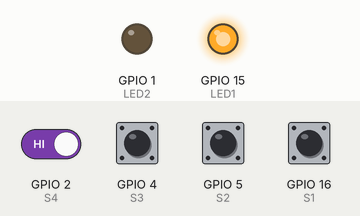
Bench run of a sketch on a simulated ESP8266 (NodeMCU). Parts: output pins drawn as LEDs (lit = HIGH). The inputs (shaded band) are chosen by the test bench; at power-on: GPIO 2 (S4), GPIO 4 (S3), GPIO 5 (S2), GPIO 16 (S1) HIGH. WiFi joins after 1.5 s; servers stay silent unless stated; what the sketch prints to the serial monitor is not drawn.

Above: at 0.1 s.
At 2.5 s:
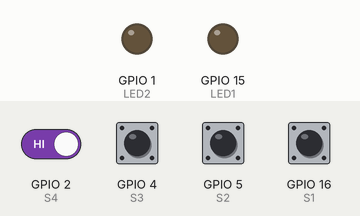
2.6 s: GPIO 2 (S4) driven LOW
At 5.4 s:
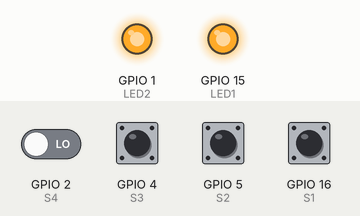
Timing chart, 0 to 6.9 s (numbered marks = the images above; inputs shaded):
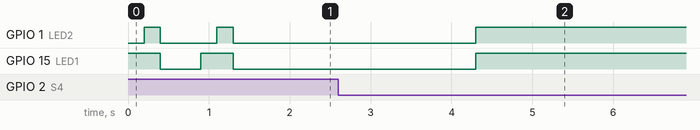

The sketch:

4_ch_toggle_feedback_blynk.ino
```cpp
//MAKE SURE YOU INSTALL BLYNK AND ESP8266 LIBRARIES
//PROGRAM THE BOARD FIRST AND THEN CONNECT THE WIRES TO AVOID ANY ERROR DURING PROGRAMING
// FOR PROPER WORKING, SWITCH OFF THE ALL BUTTONS AND THEN POWER THE BOARD


#include <ESP8266WiFi.h>
#include <WiFiClient.h>
#include <BlynkSimpleEsp8266.h>
BlynkTimer timer;


//connect switch to following pin

#define S1 16  //D0
#define S2 5   //D1
#define S3 4   //D2
#define S4 2   //D4


//connect relay to following pin

#define R1  3//RX
#define R2  14//D5
#define R3  12//D6
#define R4  13//D7


//connect led's to following pin

#define LED1 15 //D8
#define LED2 1  //RX


int MODE = 0;


// Your WiFi credentials.
// Set password to "" for open networks.
char ssid[] = "ap";   //ENTER YOUR WIFI NAME
char pass[] = "12345678";   // ENTER YOUR WIFI PASSWORD

// You should get Auth Token in the Blynk App.
// Go to the Project Settings (nut icon).
char auth[] = "VCUyGVm0sd4ONXuZi8M2etgZQ6Qw4lfF";  //ENTER YOUR AUTH. TOKEN


int switch_ON_Flag1_previous_I = 0;
int switch_ON_Flag2_previous_I = 0;
int switch_ON_Flag3_previous_I = 0;
int switch_ON_Flag4_previous_I = 0;


BLYNK_WRITE(V1)
{
  int pinValue = param.asInt(); // assigning incoming value from pin V12 to a variable
  digitalWrite(R1, pinValue);
  // process received value
}

BLYNK_WRITE(V2)
{
  int pinValue = param.asInt(); // assigning incoming value from pin V13 to a variable
  digitalWrite(R2, pinValue);
  // process received value
}

BLYNK_WRITE(V3)
{
  int pinValue = param.asInt(); // assigning incoming value from pin V14 to a variable
  digitalWrite(R3, pinValue);
  // process received value
}

BLYNK_WRITE(V4)
{
  int pinValue = param.asInt(); // assigning incoming value from pin V15 to a variable
  digitalWrite(R4, pinValue);
  // process received value
}

void with_internet()
{
  if (digitalRead(S1) == LOW)
  {
    if (switch_ON_Flag1_previous_I == 0 )
    {
      digitalWrite(R1, LOW);
      Serial.println("Relay1- ON");
      Blynk.virtualWrite(V1, 0);
      switch_ON_Flag1_previous_I = 1;
    }
     Serial.println("Switch1 -ON");

  }
  if (digitalRead(S1) == HIGH )
  {
    if (switch_ON_Flag1_previous_I == 1)
    {
      digitalWrite(R1, HIGH);
       Serial.println("Relay1 OFF");
      Blynk.virtualWrite(V1, 1);
      switch_ON_Flag1_previous_I = 0;
    }
    Serial.println("Switch1 OFF");
  }


  if (digitalRead(S2) == LOW)
  {
    if (switch_ON_Flag2_previous_I == 0 )
    {
      digitalWrite(R2, LOW);
       Serial.println("Relay2- ON");
      Blynk.virtualWrite(V2, 0);
      switch_ON_Flag2_previous_I = 1;
    }
     Serial.println("Switch2 -ON");

  }
  if (digitalRead(S2) == HIGH )
  {
    if (switch_ON_Flag2_previous_I == 1)
    {
      digitalWrite(R2, HIGH);
      Serial.println("Relay2 OFF");
      Blynk.virtualWrite(V2, 1);
      switch_ON_Flag2_previous_I = 0;
    }
     Serial.println("Switch2 OFF");
    //delay(200);
  }

  if (digitalRead(S3) == LOW)
  {
    if (switch_ON_Flag3_previous_I == 0 )
    {
      digitalWrite(R3, LOW);
      Serial.println("Relay3- ON");
      Blynk.virtualWrite(V3, 0);
      switch_ON_Flag3_previous_I = 1;
    }
    Serial.println("Switch3 -ON");

  }
  if (digitalRead(S3) == HIGH )
  {
    if (switch_ON_Flag3_previous_I == 1)
    {
      digitalWrite(R3, HIGH);
       Serial.println("Relay3 OFF");
      Blynk.virtualWrite(V3, 1);
      switch_ON_Flag3_previous_I = 0;
    }
      Serial.println("Switch3 OFF");
    //delay(200);
  }

  if (digitalRead(S4) == LOW)
  {
    if (switch_ON_Flag4_previous_I == 0 )
    {
      digitalWrite(R4, LOW);
      Serial.println("Relay4- ON");
      Blynk.virtualWrite(V4, 0);
      switch_ON_Flag4_previous_I = 1;
    }
     Serial.println("Switch4 -ON");

  }
  if (digitalRead(S4) == HIGH )
  {
    if (switch_ON_Flag4_previous_I == 1)
    {
      digitalWrite(R4, HIGH);
       Serial.println("Relay4 OFF");
      Blynk.virtualWrite(V4, 1);
      switch_ON_Flag4_previous_I = 0;
    }
    Serial.println("Switch4 OFF");
  }


}

void without_internet()
{

  digitalWrite(R1, digitalRead(S1));
  digitalWrite(R2, digitalRead(S2));
  digitalWrite(R3, digitalRead(S3));
  digitalWrite(R4, digitalRead(S4));

}


void checkBlynk() { // called every 3 seconds by SimpleTimer

  bool isconnected = Blynk.connected();
  if (isconnected == false) {
    MODE = 1;
    digitalWrite(LED1, HIGH);
    digitalWrite(LED2, LOW);

  }
  if (isconnected == true) {
    MODE = 0;
    digitalWrite(LED1, HIGH);
    digitalWrite(LED2, HIGH);

  }
}

void setup()
{

 Serial.begin(115200);
  pinMode(S1, INPUT);
  pinMode(R1, OUTPUT);

  pinMode(S2, INPUT);
  pinMode(R2, OUTPUT);

  pinMode(S3, INPUT);
  pinMode(R3, OUTPUT);

  pinMode(S4, INPUT);
  pinMode(R4, OUTPUT);


  pinMode(LED1, OUTPUT);
  pinMode(LED2, OUTPUT);


  digitalWrite(LED1, HIGH);
  delay(200);
  digitalWrite(LED2, HIGH);
  delay(200);


  digitalWrite(LED1, LOW);
  digitalWrite(LED2, LOW);

  delay(500);

  digitalWrite(LED1, HIGH);
  delay(200);
  digitalWrite(LED2, HIGH);
  delay(200);

  digitalWrite(LED1, LOW);
  digitalWrite(LED2, LOW);

  pinMode(MODE, INPUT);
  WiFi.begin(ssid, pass);
  timer.setInterval(3000L, checkBlynk); // check if connected to Blynk server every 3 seconds
  Blynk.config(auth);//, ssid, pass);

}

void loop()
{
  if (WiFi.status() != WL_CONNECTED)
  {
  Serial.println("Not Connected");
  }
  else
  {
  Serial.println(" Connected");
    Blynk.run();
  }

  timer.run(); // Initiates SimpleTimer
  if (MODE == 0)
    with_internet();
  else
    without_internet();
}
```
